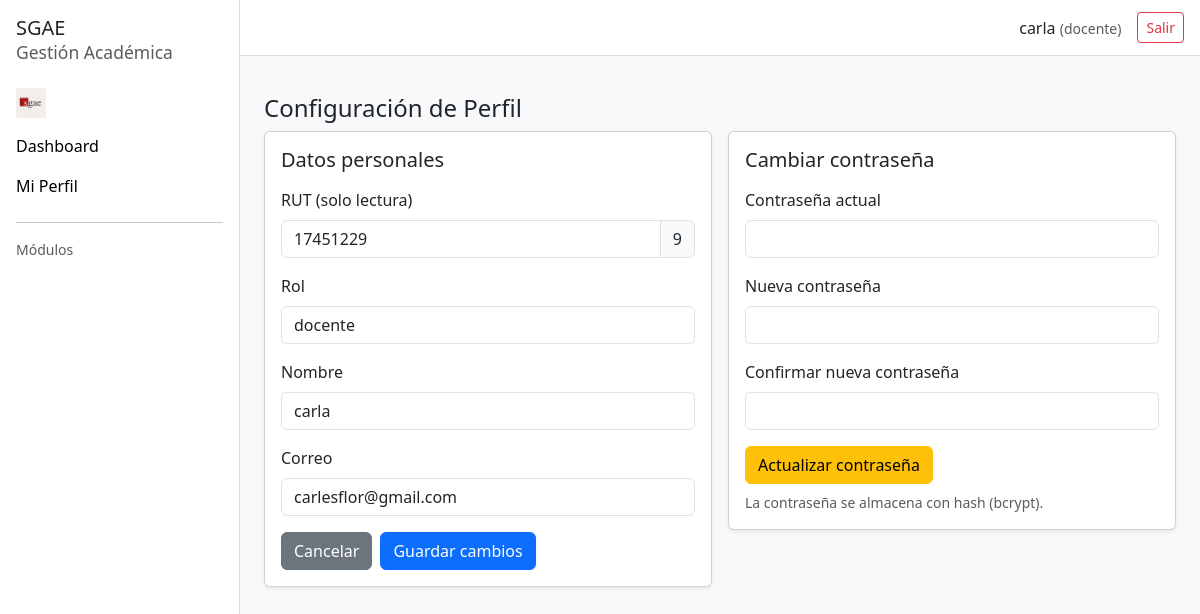
Page /public/configuracion.php (signed in) on the committed database.
### tables this page shows
CREATE TABLE `usuarios` (
  `rut` varchar(10) NOT NULL,
  `dv` char(1) NOT NULL,
  `nombre` varchar(100) NOT NULL,
  `correo` varchar(100) NOT NULL,
  `password` varchar(255) NOT NULL,
  `rol` enum('admin','docente','alumno','apoderado') NOT NULL DEFAULT 'docente'
);

### public/configuracion.php (the view, shortened to what this page needs)
<?php
require __DIR__ . '/_layout_top.php';
$usrSession = $_SESSION['usuario'] ?? null;
try {
  $st = $pdo->prepare("SELECT rut, dv, nombre, correo, rol FROM usuarios WHERE rut=:rut LIMIT 1");
  $st->execute([':rut' => $usrSession['rut']]);
  $user = $st->fetch(PDO::FETCH_ASSOC);
} catch (Throwable $e) {
  $flash = ['type'=>'danger', 'msg'=>'Error cargando perfil: '.$e->getMessage()];
  $user = [
    'rut' => $usrSession['rut'] ?? '',
    'dv' => $usrSession['dv'] ?? '',
    'nombre' => $usrSession['nombre'] ?? '',
    'correo' => $usrSession['correo'] ?? '',
    'rol' => $usrSession['rol'] ?? 'alumno',
  ];
}
?>
<h4>Configuración de Perfil</h4>
<div class="row g-3">
  <div class="col-lg-6">
    <div class="card shadow-sm">
      <div class="card-body">
        <h5 class="mb-3">Datos personales</h5>
        <form method="post" autocomplete="off">
          <div class="mb-3">
            <label class="form-label">RUT (solo lectura)</label>
            <div class="input-group">
              <input type="text" class="form-control" value="<?= htmlspecialchars($user['rut']) ?>" readonly>
              <span class="input-group-text"><?= htmlspecialchars($user['dv']) ?></span>
            </div>
          </div>
         <div class="mb-3">
            <label class="form-label">Rol</label>
            <input type="text" class="form-control" value="<?= htmlspecialchars($user['rol'] ?? 'alumno') ?>" readonly>
          </div>
          <div class="mb-3">
            <label class="form-label">Nombre</label>
            <input type="text" name="nombre" class="form-control" required value="<?= htmlspecialchars($user['nombre'] ?? '') ?>">
          </div>
          <div class="mb-3">
            <label class="form-label">Correo</label>
            <input type="email" name="correo" class="form-control" required value="<?= htmlspecialchars($user['correo'] ?? '') ?>">
          </div>
          <div class="d-flex gap-2">
            <a href="<?= $BASE ?>/dashboard.php" class="btn btn-secondary">Cancelar</a>
            <button class="btn btn-primary">Guardar cambios</button>
          </div>
        </form>
      </div>
    </div>
  </div>
  <div class="col-lg-6">
    <div class="card shadow-sm">
      <div class="card-body">
        <h5 class="mb-3">Cambiar contraseña</h5>
        <form method="post" autocomplete="off">
          <div class="mb-3">
            <label class="form-label">Contraseña actual</label>
            <input type="password" name="pwd_actual" class="form-control" required minlength="6">
          </div>
          <div class="mb-3">
            <label class="form-label">Nueva contraseña</label>
            <input type="password" name="pwd_nueva" class="form-control" required minlength="6">
          </div>
          <div class="mb-3">
            <label class="form-label">Confirmar nueva contraseña</label>
            <input type="password" name="pwd_conf" class="form-control" required minlength="6">
          </div>
          <div class="d-flex gap-2">
            <button class="btn btn-warning" type="submit">Actualizar contraseña</button>
          </div>
        </form>
        <div class="form-text mt-2">La contraseña se almacena con hash (bcrypt).</div>
      </div>
    </div>
  </div>
</div>
<?php require __DIR__ . '/_layout_bottom.php'; ?>

### public/_layout_top.php (style rules this page uses)
body { background-color:#f8f9fa; }

### rows in the picture
usuarios: rut "17451229", dv "9", rol "docente", nombre "carla", correo "carlesflor@gmail.com"

### other values in the picture
$nombreUser "carla"
$rolUsuario "docente"
